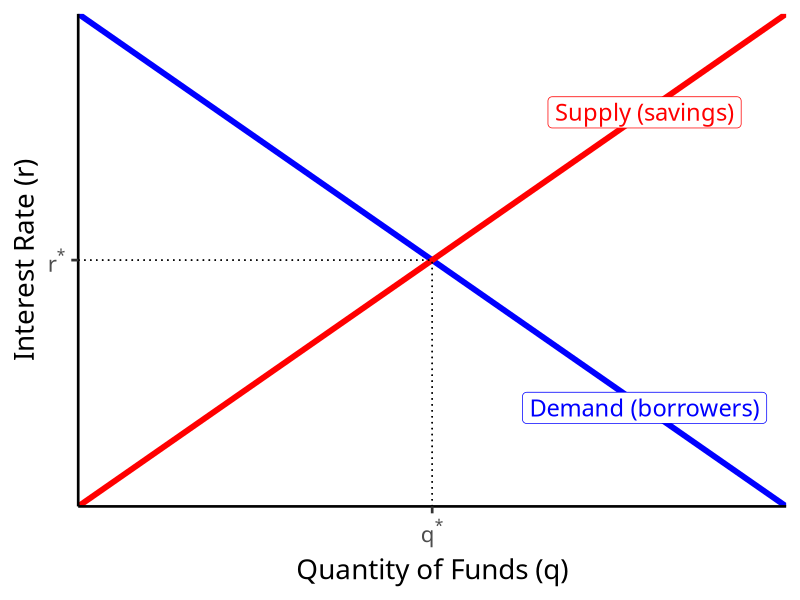
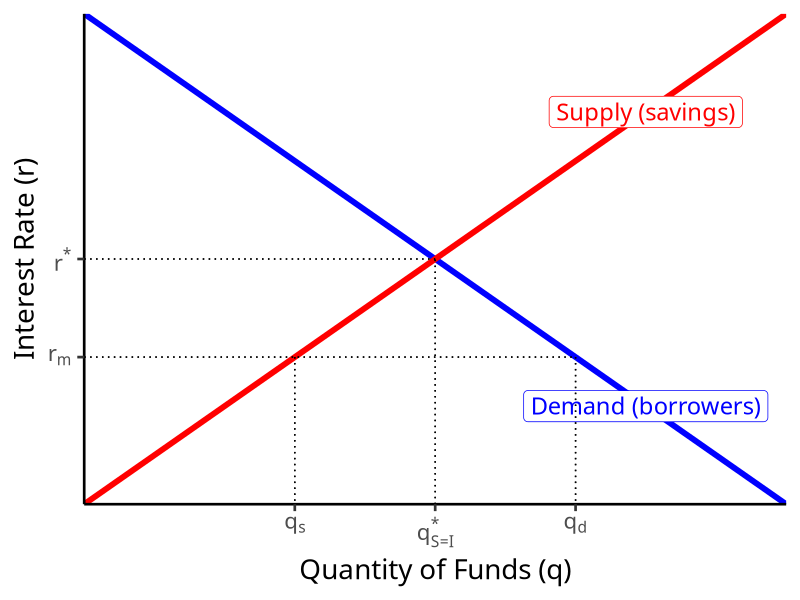
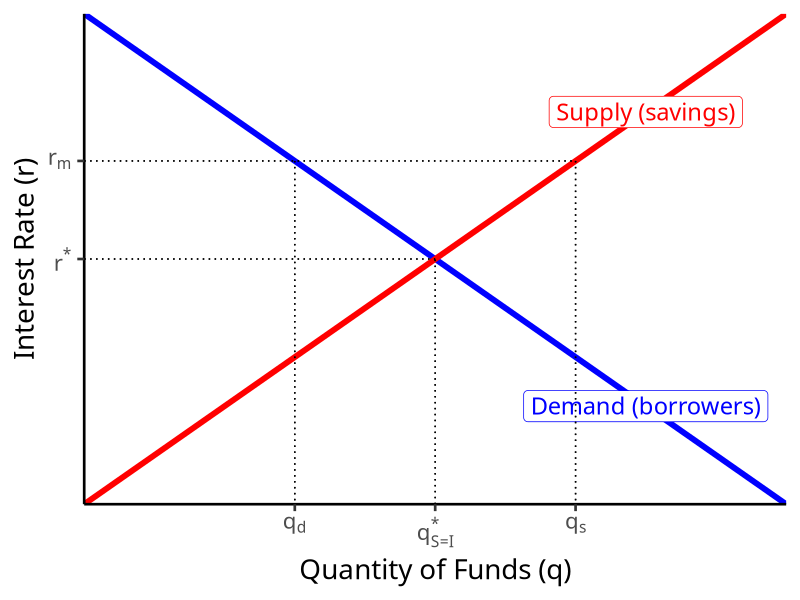
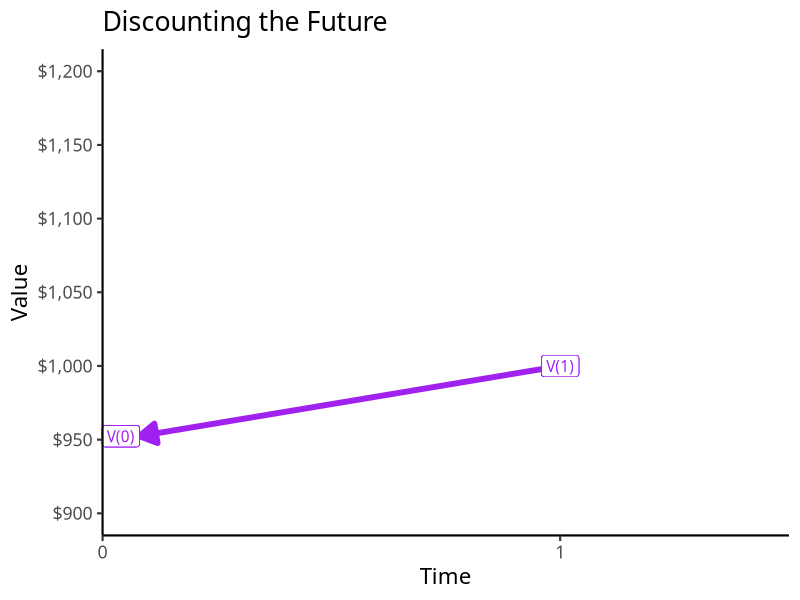
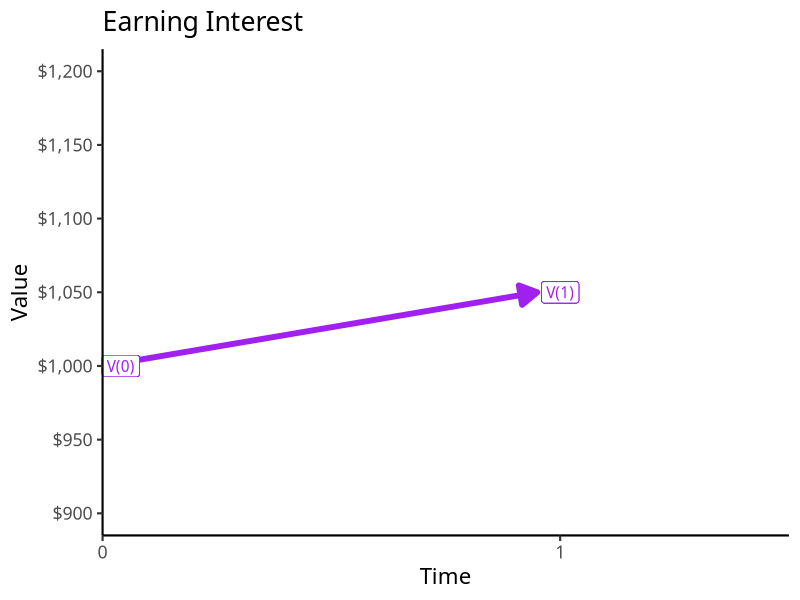
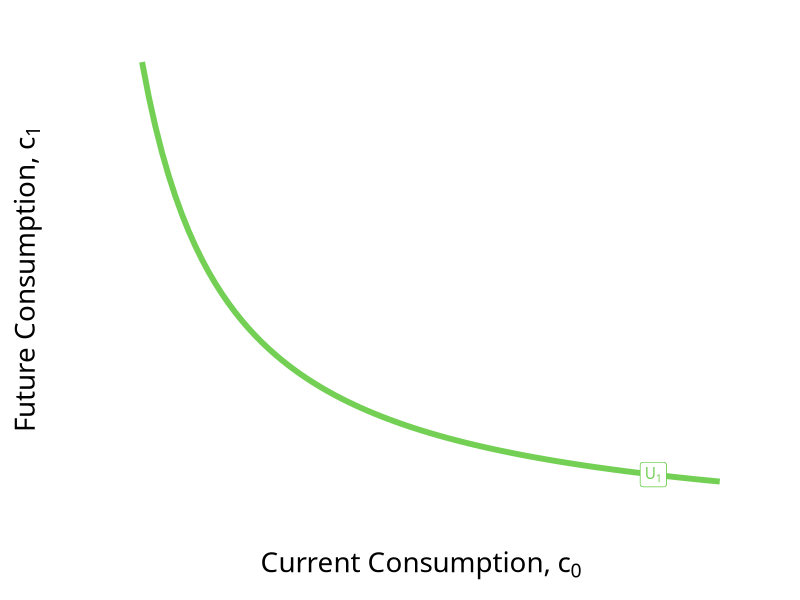
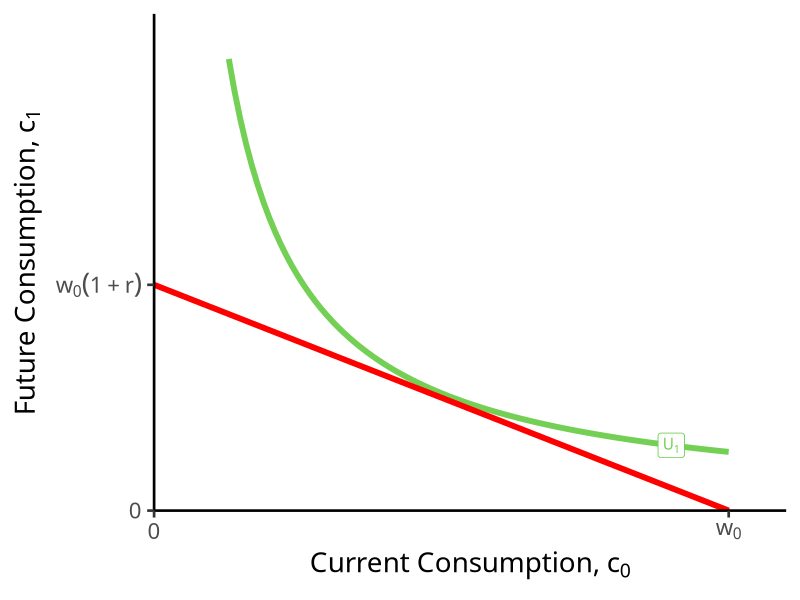
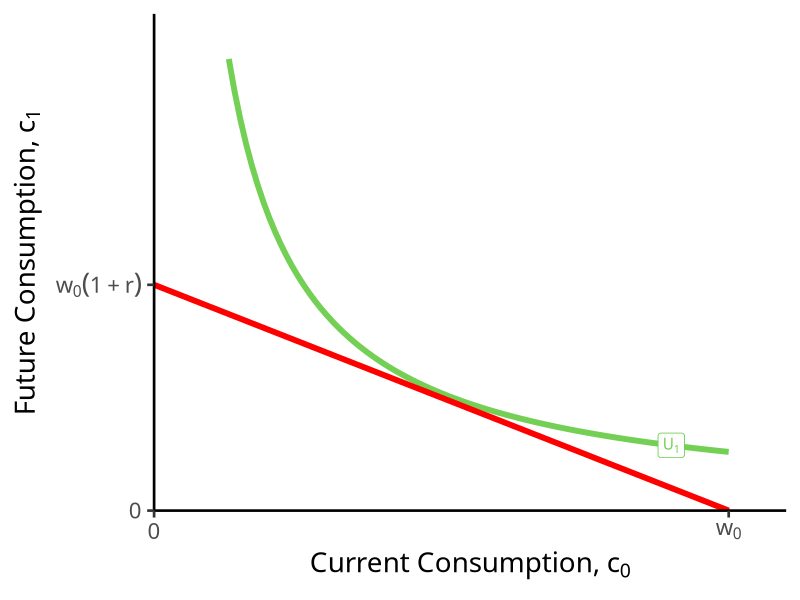

Reproduce these figures in R, in order.
## ---- chunk 1
options(htmltools.dir.version = FALSE)
knitr::opts_chunk$set(echo=F,
                      message=F,
                      warning=F,
                      fig.retina=3)
library(tidyverse)
library(ggrepel)
library(ggthemes)
set.seed(256)
update_geom_defaults("label", list(family = "Fira Sans Condensed"))
## ---- chunk 2
demand=function(x){10-x}
supply=function(x){x}

# make plot 

lf<-ggplot(data.frame(x=c(0,10)), aes(x=x))+
  
  # curves 
  stat_function(fun=demand, geom="line", size=2, color="blue")+
  stat_function(fun=supply, geom="line", size=2, color="red")+
  geom_segment(x=5,y=0,xend=5,yend=5,linetype=3)+
  geom_segment(x=0,y=5,xend=5,yend=5,linetype=3)+
  #geom_text(aes(x=q_PC,y=w,label="N.E.",family = "Yanone Kaffeesatz Regular"),hjust=-0.1, vjust=-0.25, color="black")+
  annotate(geom = "label", x = 8, y = demand(8), label = "Demand (borrowers)",
           color = "blue", size = 6) +
  annotate(geom = "label", x = 8, y = supply(8), label = "Supply (savings)",
           color = "red", size = 6) +
  #annotate(geom = "label", x = 1.3, y = 5, label = "Consumer Surplus",
  #         color = "blue", size = 4.5) +
  scale_x_continuous(breaks = c(5),
                     labels = c(expression(q^{"*"})),
                     expand=c(0,0))+
  scale_y_continuous(breaks = c(5),
                     labels = c(expression(r^{"*"})),
                     limits = c(0,10),
                     expand=c(0,0))+
  theme_classic(base_family = "Fira Sans Condensed", base_size=20)+
  labs(x = "Quantity of Funds (q)",
       y = "Interest Rate (r)")
lf
## ---- chunk 3
lf+geom_segment(x=3, y=3, xend=3, yend=0, linetype="dotted")+
  geom_segment(x=7, y=3, xend=7, yend=0, linetype="dotted")+
  geom_segment(x=0, y=3, xend=7, yend=3, linetype="dotted")+
  scale_x_continuous(breaks = c(3,5,7),
                     labels = c(expression(q[s]),expression(q[S==I]^{"*"}),expression(q[d])),
                     expand=c(0,0))+
  scale_y_continuous(breaks = c(3,5),
                     labels = c(expression(r[m]),expression(r^{"*"})),
                     limits = c(0,10),
                     expand=c(0,0))
## ---- chunk 4
lf+geom_segment(x=3, y=7, xend=3, yend=0, linetype="dotted")+
  geom_segment(x=7, y=7, xend=7, yend=0, linetype="dotted")+
  geom_segment(x=0, y=7, xend=7, yend=7, linetype="dotted")+
  scale_x_continuous(breaks = c(3,5,7),
                     labels = c(expression(q[d]),expression(q[S==I]^{"*"}),expression(q[s])),
                     expand=c(0,0))+
  scale_y_continuous(breaks = c(5,7),
                     labels = c(expression(r^{"*"}),expression(r[m])),
                     limits = c(0,10),
                     expand=c(0,0))
## ---- chunk 5
ggplot(data = tibble(x=1:10), aes(x=x))+
    annotate("segment", x = 1, xend = 0.08, y = 1000, yend = 952.38, colour = "purple", size=2, alpha=1, arrow=arrow(length=unit(0.5,"cm"), ends="last", type="closed"))+
  geom_label(x=0.04,y=952.38,label="V(0)", color = "purple")+
  geom_label(x=1,y=1000,label="V(1)", color = "purple")+
  scale_x_continuous(breaks=seq(0,1,1),
                     limits = c(0,1.5),
                     expand = c(0,0))+
  scale_y_continuous(breaks=seq(0,1200,50),
                     labels = scales::dollar,
                     limits=c(900,1200))+
  coord_cartesian(clip = "off")+
  labs(x = "Time",
       y = "Value",
       title = "Discounting the Future")+
  theme_classic(base_family = "Fira Sans Condensed", base_size =16)

## ---- chunk 6
ggplot(data = tibble(x=1:10), aes(x=x))+
    annotate("segment", x = 0, xend = 0.95, y = 1000, yend = 1050, colour = "purple", size=2, alpha=1, arrow=arrow(length=unit(0.5,"cm"), ends="last", type="closed"))+
  geom_label(x=0.04,y=1000,label="V(0)", color = "purple")+
  geom_label(x=1,y=1050,label="V(1)", color = "purple")+
  scale_x_continuous(breaks=seq(0,1,1),
                     limits = c(0,1.5),
                     expand = c(0,0))+
  scale_y_continuous(breaks=seq(0,1200,50),
                     labels = scales::dollar,
                     limits=c(900,1200))+
  coord_cartesian(clip = "off")+
  labs(x = "Time",
       y = "Value",
       title = "Earning Interest")+
  theme_classic(base_family = "Fira Sans Condensed", base_size =16)

## ---- chunk 7
IC=function(x){6.5/x}

ic<-ggplot(data.frame(x=c(0,10)), aes(x=x))+
  stat_function(fun=IC, geom="line", size=2, color = "#73D055FF")+
  geom_label(x = 4.5, y = IC(4.5), color = "#73D055FF", label = expression(U[1]))+
    scale_x_continuous(breaks=NULL,
                     limits=c(0,5),
                     expand=expand_scale(mult=c(0,0.1)))+
  scale_y_continuous(breaks=NULL,
                     labels=c(0,expression(y[1]),expression(c[1]^{"*"}),expression(w[0]*(1+r))),
                     limits=c(0,10),
                     expand=expand_scale(mult=c(0,0.1)))+
    labs(x = expression(paste("Current Consumption, ", c[0])),
       y = expression(paste("Future Consumption, ", c[1]))
       #caption = expression(paste(u(x,y)== sqrt(xy), ", ", m, " = $20, ", p[x]," = $1, ", p[y]," = $2", sep=" "))
       )+
  theme_classic(base_family = "Fira Sans Condensed", base_size=20)
ic
## ---- chunk 8
BC=function(x){5-1*x}

ggplot(data.frame(x=c(0,10)), aes(x=x))+
  stat_function(fun=IC, geom="line", size=2, color = "#73D055FF")+
  geom_label(x = 4.5, y = IC(4.5), color = "#73D055FF", label = expression(U[1]))+
  stat_function(fun=BC, geom="line", size=2, color = "red")+
    scale_x_continuous(breaks=c(0,5),
                       labels=c(0,expression(w[0])),
                     limits=c(0,5),
                     expand=expand_scale(mult=c(0,0.1)))+
  scale_y_continuous(breaks=c(0,5),
                     labels=c(0,expression(w[0]*(1+r))),
                     limits=c(0,10),
                     expand=expand_scale(mult=c(0,0.1)))+
  
  labs(x = expression(paste("Current Consumption, ", c[0])),
       y = expression(paste("Future Consumption, ", c[1]))
       #caption = expression(paste(u(x,y)== sqrt(xy), ", ", m, " = $20, ", p[x]," = $1, ", p[y]," = $2", sep=" "))
       )+
  theme_classic(base_family = "Fira Sans Condensed", base_size=20)

## ---- chunk 9
BC=function(x){5-1*x}

ggplot(data.frame(x=c(0,10)), aes(x=x))+
  stat_function(fun=IC, geom="line", size=2, color = "#73D055FF")+
  geom_label(x = 4.5, y = IC(4.5), color = "#73D055FF", label = expression(U[1]))+
  stat_function(fun=BC, geom="line", size=2, color = "red")+
    scale_x_continuous(breaks=c(0,5),
                       labels=c(0,expression(w[0])),
                     limits=c(0,5),
                     expand=expand_scale(mult=c(0,0.1)))+
  scale_y_continuous(breaks=c(0,5),
                     labels=c(0,expression(w[0]*(1+r))),
                     limits=c(0,10),
                     expand=expand_scale(mult=c(0,0.1)))+
  
  labs(x = expression(paste("Current Consumption, ", c[0])),
       y = expression(paste("Future Consumption, ", c[1]))
       #caption = expression(paste(u(x,y)== sqrt(xy), ", ", m, " = $20, ", p[x]," = $1, ", p[y]," = $2", sep=" "))
       )+
  theme_classic(base_family = "Fira Sans Condensed", base_size=20)

## ---- chunk 10
BC=function(x){5-1*x}

ggplot(data.frame(x=c(0,10)), aes(x=x))+
  stat_function(fun=IC, geom="line", size=2, color = "#73D055FF")+
  geom_label(x = 4.5, y = IC(4.5), color = "#73D055FF", label = expression(U[1]))+
  stat_function(fun=BC, geom="line", size=2, color = "red")+
    scale_x_continuous(breaks=c(0,5),
                       labels=c(0,expression(w[0])),
                     limits=c(0,5),
                     expand=expand_scale(mult=c(0,0.1)))+
  scale_y_continuous(breaks=c(0,5),
                     labels=c(0,expression(w[0]*(1+r))),
                     limits=c(0,10),
                     expand=expand_scale(mult=c(0,0.1)))+
  
  labs(x = expression(paste("Current Consumption, ", c[0])),
       y = expression(paste("Future Consumption, ", c[1]))
       #caption = expression(paste(u(x,y)== sqrt(xy), ", ", m, " = $20, ", p[x]," = $1, ", p[y]," = $2", sep=" "))
       )+
  theme_classic(base_family = "Fira Sans Condensed", base_size=20)

## ---- chunk 11
points1<-tribble(
  ~letter, ~x, ~y,
  "Y", 4, 1
)

ggplot(data.frame(x=c(0,10)), aes(x=x))+
  stat_function(fun=IC, geom="line", size=2, color = "#73D055FF")+
  geom_label(x = 4.5, y = IC(4.5), color = "#73D055FF", label = expression(U[1]))+
  stat_function(fun=BC, geom="line", size=2, color = "red")+
  geom_point(data = points1,
             mapping=aes(x=x, y=y),
             size = 3)+
  geom_text_repel(data = points1,
             mapping=aes(x=x, y=y,
             label = letter),
             size = 6,
             seed = 2)+
  geom_segment(x = 0, xend = 4, y = 1, yend=1, linetype="dotted", size=1)+
  geom_segment(x = 4, xend = 4, y = 1, yend=0, linetype="dotted", size=1)+
    scale_x_continuous(breaks=c(0,4,5),
                       labels=c(0,expression(y[0]), expression(w[0])),
                     limits=c(0,5),
                     expand=expand_scale(mult=c(0,0.1)))+
  scale_y_continuous(breaks=c(0,1, 5),
                     labels=c(0,expression(y[1]), expression(w[0]*(1+r))),
                     limits=c(0,10),
                     expand=expand_scale(mult=c(0,0.1)))+
  
  labs(x = expression(paste("Current Consumption, ", c[0])),
       y = expression(paste("Future Consumption, ", c[1]))
       #caption = expression(paste(u(x,y)== sqrt(xy), ", ", m, " = $20, ", p[x]," = $1, ", p[y]," = $2", sep=" "))
       )+
  theme_classic(base_family = "Fira Sans Condensed", base_size=20)
## ---- chunk 12
points<-tribble(
  ~letter, ~x, ~y,
  "Y", 4, 1,
  "C", 2.5, 2.5)

opt<-ggplot(data.frame(x=c(0,10)), aes(x=x))+
  stat_function(fun=IC, geom="line", size=2, color = "#73D055FF")+
  geom_label(x = 4.5, y = IC(4.5), color = "#73D055FF", label = expression(U[1]))+
  stat_function(fun=BC, geom="line", size=2, color = "red")+
  geom_point(data = points,
             mapping=aes(x=x, y=y),
             size = 3)+
  geom_text_repel(data = points,
             mapping=aes(x=x, y=y,
             label = letter),
             size = 6,
             seed = 2)+
  geom_segment(x = 0, xend = 4, y = 1, yend=1, linetype="dotted", size=1)+
  geom_segment(x = 4, xend = 4, y = 1, yend=0, linetype="dotted", size=1)+
  
  geom_segment(x = 0, xend = 2.5, y = 2.5, yend=2.5, linetype="dotted", size=1)+
  geom_segment(x = 2.5, xend = 2.5, y = 2.5, yend=0, linetype="dotted", size=1)+
    scale_x_continuous(breaks=c(0,2.5,4,5),
                       labels=c(0,expression(c[0]^{"*"}),expression(y[0]),expression(w[0])),
                     limits=c(0,5),
                     expand=expand_scale(mult=c(0,0.1)))+
  scale_y_continuous(breaks=c(0,1,2.5,5),
                     labels=c(0,expression(y[1]),expression(c[1]^{"*"}),expression(w[0]*(1+r))),
                     limits=c(0,10),
                     expand=expand_scale(mult=c(0,0.1)))+
  labs(x = expression(paste("Current Consumption, ", c[0])),
       y = expression(paste("Future Consumption, ", c[1]))
       #caption = expression(paste(u(x,y)== sqrt(xy), ", ", m, " = $20, ", p[x]," = $1, ", p[y]," = $2", sep=" "))
       )+
  theme_classic(base_family = "Fira Sans Condensed", base_size=20)
opt
## ---- chunk 13
opt+
  annotate("segment", x = 4, xend = 2.5, y = 1, yend = 1, colour = "purple", size=2, alpha=1, arrow=arrow(length=unit(0.5,"cm"), ends="last", type="closed"))+
  geom_label(x=3.5,y=1, label="Lend", color = "purple")+
  annotate("segment", x = 2.5, xend = 2.5, y = 1, yend = 2.5, colour = "purple", size=2, alpha=1, arrow=arrow(length=unit(0.25,"cm"), ends="last", type="closed"))+
  geom_label(x=2.5,y=1.75, label="Earn", color = "purple")
## ---- chunk 14
points3<-tribble(
  ~letter, ~x, ~y,
  "Y", 4, 1,
  "C", 2.5, 2.5,
  "D", 2.25,3.625)

BC2=function(x){7-1.5*x}
IC2=function(x){8.5/x}

ggplot(data.frame(x=c(0,10)), aes(x=x))+
  stat_function(fun=IC, geom="line", size=2, color = "#73D055FF")+
  geom_label(x = 4.5, y = IC(4.5), color = "#73D055FF", label = expression(U[1]))+
  stat_function(fun=IC2, geom="line", size=2, color = "#3CBB75FF")+
  geom_label(x = 4, y = IC2(4), color = "#3CBB75FF", label = expression(U[2]))+
  stat_function(fun=BC, geom="line", size=2, color = "red")+
  stat_function(fun=BC2, geom="line", size=2, color = "darkred")+
  geom_point(data = points3,
             mapping=aes(x=x, y=y),
             size = 4)+
  geom_text_repel(data = points3,
             mapping=aes(x=x, y=y,
             label = letter),
             size = 6,
             seed = 2)+
  geom_segment(x = 0, xend = 4, y = 1, yend=1, linetype="dotted", size=1)+
  geom_segment(x = 4, xend = 4, y = 1, yend=0, linetype="dotted", size=1)+
  
  geom_segment(x = 0, xend = 2.5, y = 2.5, yend=2.5, linetype="dotted", size=1)+
  geom_segment(x = 2.5, xend = 2.5, y = 2.5, yend=0, linetype="dotted", size=1)+
  
    geom_segment(x = 0, xend = 2.25, y = 3.625, yend=3.625, linetype="dotted", size=1)+
  geom_segment(x = 2.25, xend = 2.25, y = 3.625, yend=0, linetype="dotted", size=1)+

    scale_x_continuous(breaks=c(0,2.25,2.5,4,5),
                       labels=c(0,expression(c[0]*minute), expression(c[0]^{"*"}),expression(y[0]),expression(w[0])),
                     limits=c(0,5),
                     expand=expand_scale(mult=c(0,0.1)))+
  scale_y_continuous(breaks=c(0,1,2.5,3.625,5,7),
                     labels=c(0,expression(y[1]),expression(c[1]^{"*"}),expression(c[1]*minute),expression(w[0]*(1+r[1])), expression(w[0]*(1+r[2]))),
                     limits=c(0,10),
                     expand=expand_scale(mult=c(0,0.1)))+
  labs(x = expression(paste("Current Consumption, ", c[0])),
       y = expression(paste("Future Consumption, ", c[1]))
       #caption = expression(paste(u(x,y)== sqrt(xy), ", ", m, " = $20, ", p[x]," = $1, ", p[y]," = $2", sep=" "))
       )+
  theme_classic(base_family = "Fira Sans Condensed", base_size=20)
## ---- chunk 15
lf
